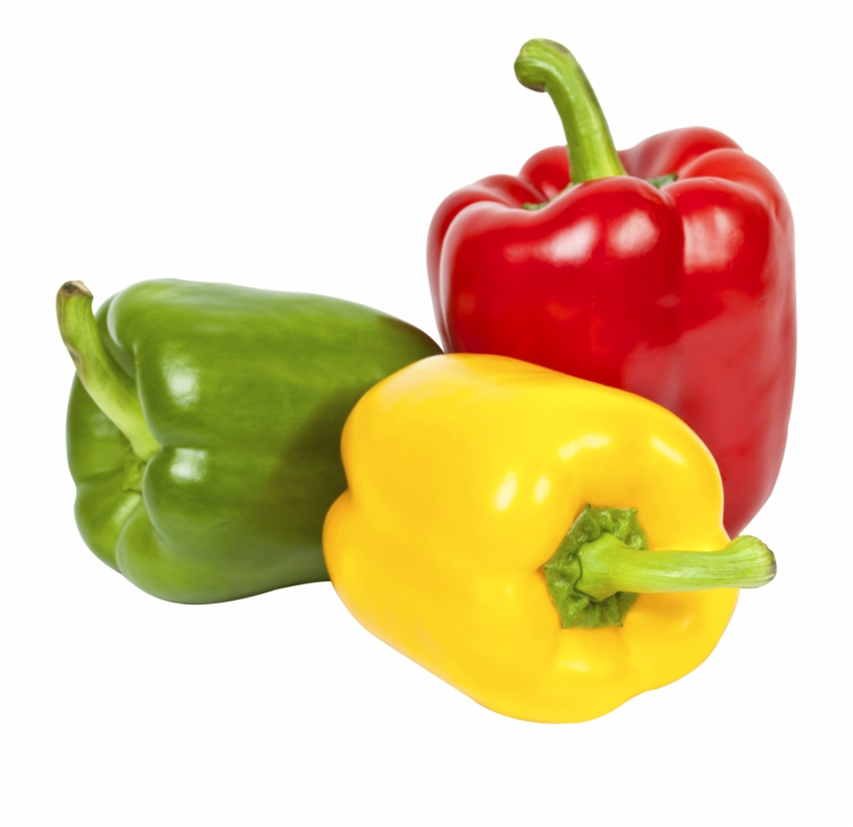
#> input picture peppers.png, 853 x 827 px, shrunk from 1185 x 1149 before the run
$ python histogram.py
#> lines starting #> are read from the running program, lines starting #| are printed output that depends on the picture
import cv2
import numpy as np
from matplotlib import pyplot as plt


image = cv2.imread('peppers.png', 0)
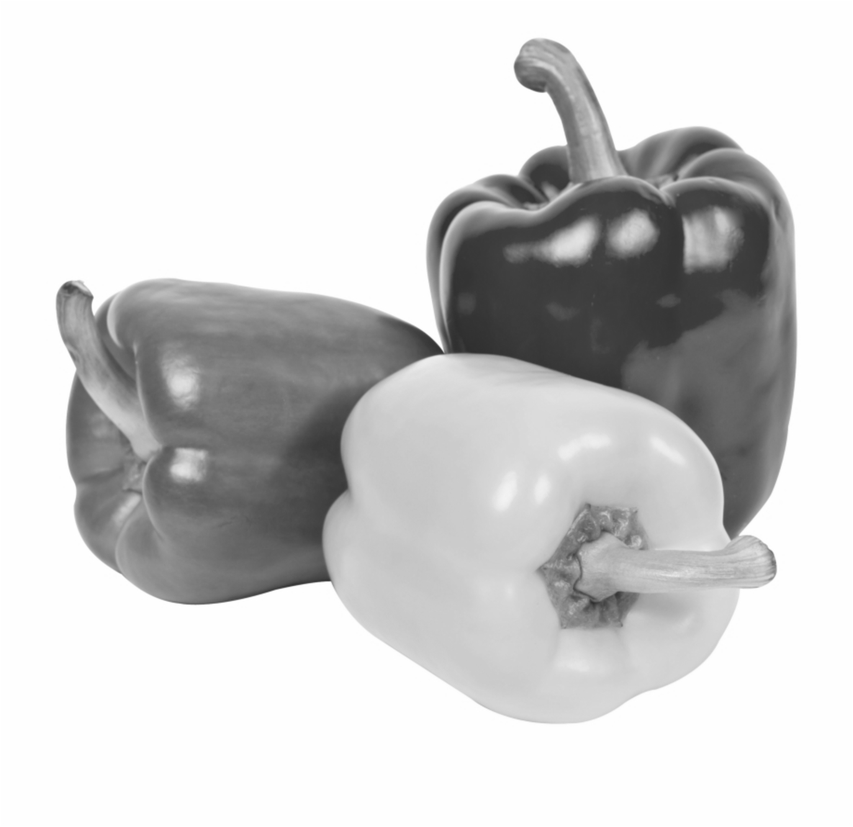
#> image: shape (827, 853); min 46, max 255, mean 207.7
# orjinal histogramı hesapla
original_hist = cv2.calcHist([image], [0], None, [256], [0, 256])
#> original_hist = 256 values, max 392275 at index 254, min 0 at index 0, mean 2755.6

# histogram eşitleme uygula
equalized_image = cv2.equalizeHist(image)
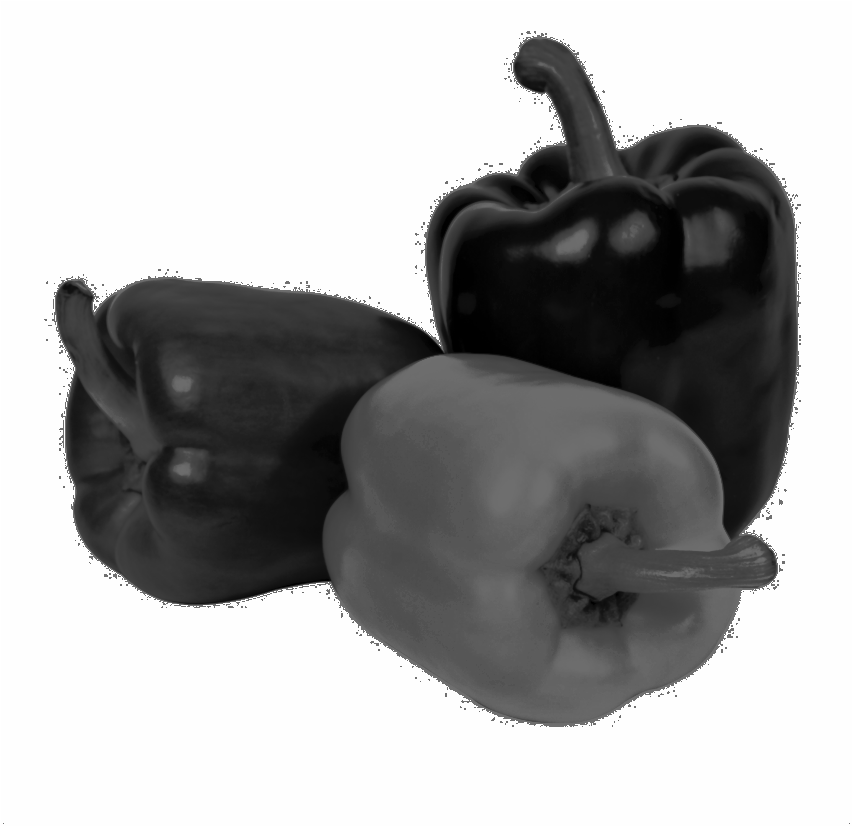
#> equalized_image: shape (827, 853); min 0, max 255, mean 167.3

# eşitlenmiş histogramı hesapla
equalized_hist = cv2.calcHist([equalized_image], [0], None, [256], [0, 256])
#> equalized_hist = 256 values, max 392275 at index 254, min 0 at index 9, mean 2755.6

# Grafik Çizimi
plt.figure(figsize=(12, 6))

# Orijinal Görüntü ve Histogram
plt.subplot(2, 2, 1)
plt.imshow(image, cmap='gray')
plt.title('Orijinal Görüntü')
plt.axis('off')

plt.subplot(2, 2, 2)
plt.plot(original_hist, color='blue')
plt.title('Orijinal Histogram')
plt.xlabel('Piksel Değerleri')
plt.ylabel('Piksel Sayısı')
plt.grid(True)

# Eşitlenmiş Görüntü ve Histogram
plt.subplot(2, 2, 3)
plt.imshow(equalized_image, cmap='gray')
plt.title('Eşitlenmiş Görüntü')
plt.axis('off')

plt.subplot(2, 2, 4)
plt.plot(equalized_hist, color='red')
plt.title('Eşitlenmiş Histogram')
plt.xlabel('Piksel Değerleri')
plt.ylabel('Piksel Sayısı')
plt.grid(True)

plt.tight_layout()
plt.show()
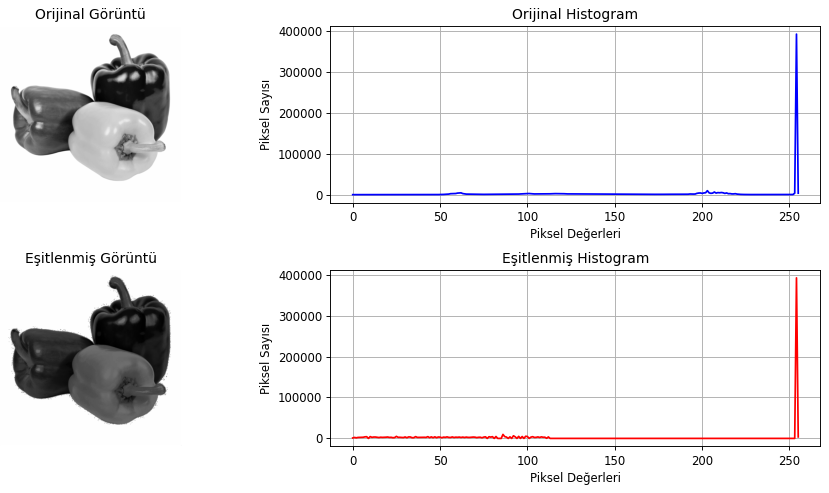
#> figure drawn by matplotlib, 4 panels; panel 2: curve peaks at x = 254, y = 392275; panel 4: curve peaks at x = 254, y = 392275
